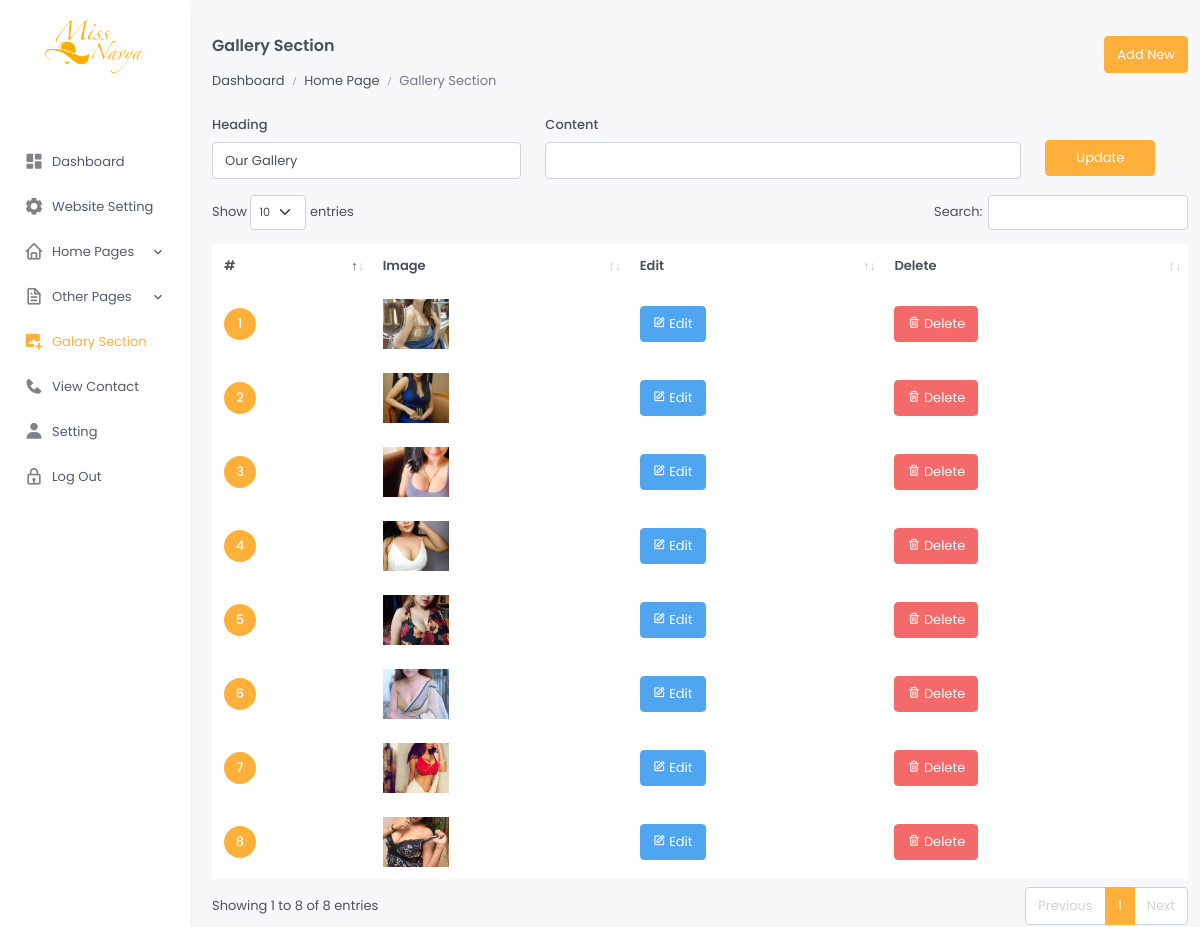
Screenshot of /admin/section3.php (signed in) with the database file from the repository.
### tables this page shows
CREATE TABLE `websitehomepage` (
  `id` int(11) NOT NULL,
  `section` varchar(20) NOT NULL,
  `heading` varchar(250) NOT NULL,
  `content` text NOT NULL,
  `img` text NOT NULL,
  `status` enum('0','1') NOT NULL,
  `up_id` varchar(20) NOT NULL,
  `date` varchar(30) NOT NULL
);

CREATE TABLE `galery` (
  `id` int(11) NOT NULL,
  `section` varchar(20) NOT NULL,
  `image` text NOT NULL,
  `date` varchar(20) NOT NULL
);

### admin/section3.php (the view, shortened to what this page needs)
<?php
include_once("configuration/functions.php");
?>
<!doctype html>
<html lang="en">
<head>
<?php include 'css.php'; ?>
<link href="assets/libs/datatables.net-bs4/css/dataTables.bootstrap4.min.css" rel="stylesheet" type="text/css" />
<link href="assets/libs/datatables.net-buttons-bs4/css/buttons.bootstrap4.min.css" rel="stylesheet" type="text/css" />
<link href="assets/libs/datatables.net-responsive-bs4/css/responsive.bootstrap4.min.css" rel="stylesheet" type="text/css" />
</head>
<body >
<div id="layout-wrapper">
<?php include 'leftmenu.php'; ?>
<div class="main-content">
<div class="page-content">
<div class="container-fluid mt-3">
<div class="row">
<div class="col-6">
<div class="page-title-box  align-items-center justify-content-between">
<h4 class="mb-3 font-size-18">Gallery Section</h4>
                                        <ol class="breadcrumb m-0">
                                            <li class="breadcrumb-item"><a href="dashboard.php">Dashboard</a></li>
  																					<li class="breadcrumb-item ">Home Page</li>
																					  <li class="breadcrumb-item active">Gallery Section</li>
                                        </ol>
</div>
</div>
<div class="col-6" style="text-align:right">
    <div class="page-title-right ">
<a href="#add"	<button type="button" data-bs-toggle="modal" data-bs-target="#add" class="btn btn-success btn-md waves-effect waves-light">Add New</button></a>
</div>
</div>
</div>
<form id="myform" action="" method="post"   enctype="multipart/form-data">
	<?php $fetch=mysqli_fetch_array(mysqli_query($con,"select * from websitehomepage where section='3'")); ?>
<div class="row">
	<div  class="mb-3 col-lg-4">
		<label for="name">Heading</label>
	<input type="text" id="heading" name="heading" class="form-control" value="<?php echo $fetch['heading'] ?>">
</div>
	<div  class="mb-3 col-lg-6">
		<label for="name">Content</label><input type="text" id="editor" name="content" class="form-control" value="<?php echo $fetch['content'] ?>"/></div>
	<div class="col-md-2" style="margin-top:25px">
			<button type="submit" name="addpage2" class=" btn btn-success w-md btn-md">Update</button>
	</div>
	</div>
</form>
<div class="row">
<div class="col-lg-12">
<div class="">
<div class="table-responsive">
<table id="datatable" class="table project-list-table table-nowrap align-middle table-borderless">
<thead>
<tr>
<th scope="col">#</th>
<th scope="col">Image</th>
<th scope="col">Edit</th>
<th scope="col">Delete</th>
</tr>
</thead>
<tbody>
<?php
$i=0;
$qry=mysqli_query($con,"select * from galery  order by id desc");
$num=mysqli_num_rows($qry);
if($num>0){
while ($product=mysqli_fetch_array($qry)) {
$i++;
?>
<tr>
<td> <div class="avatar-xs">
<span class="avatar-title rounded-circle" >
<?php echo $i; ?>
</span>
</div></td>
<td><a href="../assets/img/gallery/<?php echo $product['image'] ?>"><img src="../assets/img/gallery/<?php echo $product['image'] ?>" alt="" class="avatar-sm" style="max-height: 50px;
    max-width: 100px;
    height: auto;
    width: auto;"></a></td>
<td>
<a href="#edit" class=edit id="<?php echo ($product['id']) ?>"  ><button data-bs-toggle="modal" data-bs-target="#edit" class="btn btn-info btn-md waves-effect waves-light" type="button"><i class="bx bx-edit" ></i> Edit</button></a>
</td>
<td>
<a href="#del" class=delete id="<?php echo ($product['id']) ?>"  ><button data-bs-toggle="modal" data-bs-target="#del" class="btn btn-danger btn-md waves-effect waves-light" type="button"><i class="bx bx-trash" ></i> Delete</button></a>
</td>
</tr>
<?php }}else{?>
<tr><td colspan="3" align="center">--No Record Found--</td></tr>
<?php } ?>
</tbody>
</table>
</div>
</div>
</div>
</div>
</div>
</div>
</div>
</div>
</body>
</html>

### rows the page displays
websitehomepage: heading "Our Gallery"
galery: image (picture)
galery: image (picture)
galery: image (picture)
galery: image (picture)
galery: image (picture)
galery: image (picture)
galery: image (picture)
galery: image (picture)
